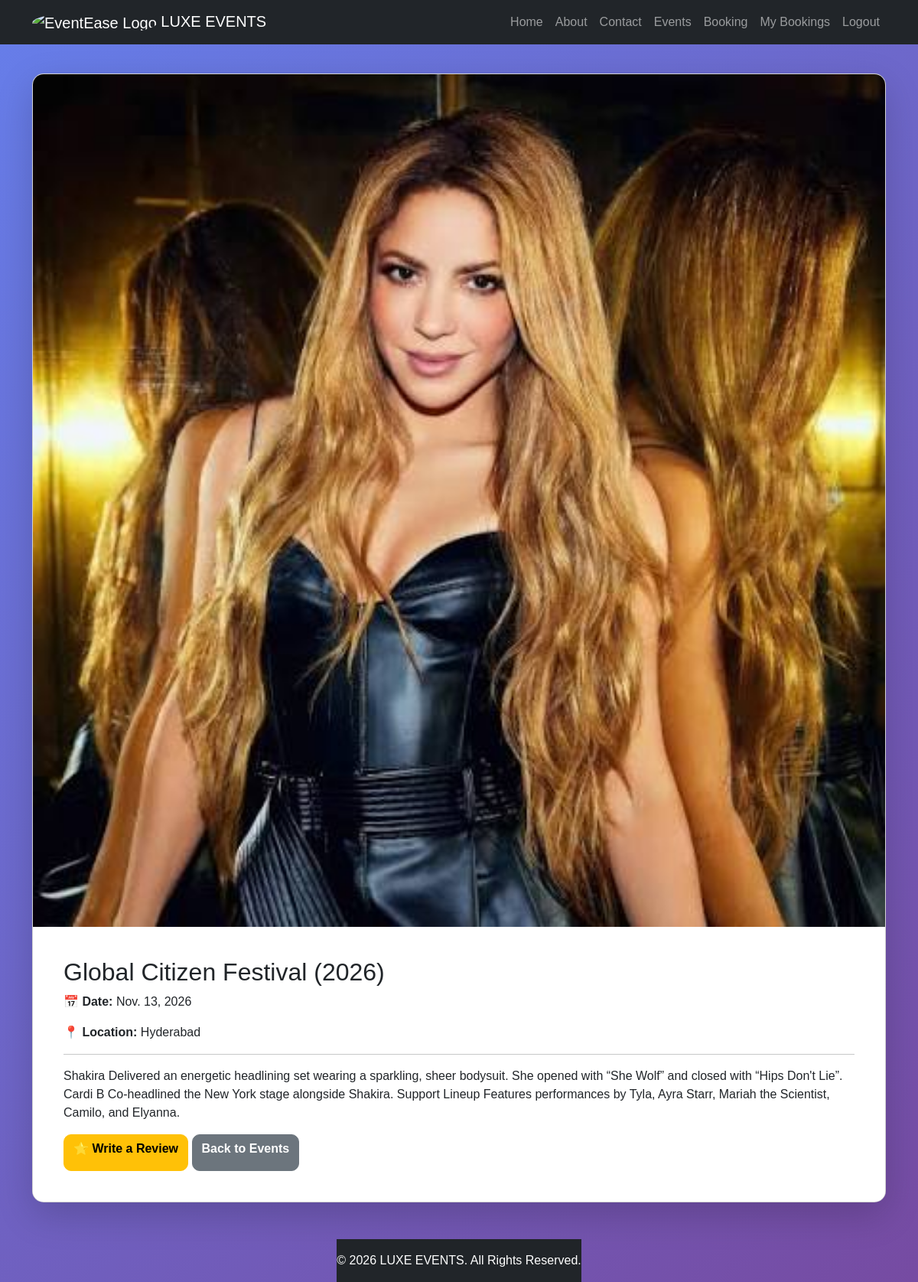
The app's page /events/1/ (signed in) with its own data.
### eventapp/models.py (models this page shows, shortened)
class Event(models.Model):
    img = models.ImageField(upload_to='img')
    name=models.CharField(max_length=50)
    description=models.TextField()
    location=models.CharField(max_length=100)
    event_date=models.DateField()
    event_time=models.TimeField()

### eventapp/views.py (the view)
# urls.py: path("events/<int:id>/", views.event_detail, name="event_detail"),
@login_required(login_url='login')
def event_detail(request, id):
    event = get_object_or_404(Event, id=id)
    return render(request, "event_detail.html", {
        "event": event,
    })

### templates/event_detail.html
{% extends "base.html" %}
{% block content %}
<div class="container py-5">
    <div class="card shadow-lg">
        <img src="{{ event.img.url }}" class="img-fluid" alt="{{ event.name }}">
        <div class="card-body">
            <h2>{{ event.name }}</h2>
            <p><strong>📅 Date:</strong> {{ event.event_date }}</p>
            <p><strong>📍 Location:</strong> {{ event.location }}</p>
            <hr>
            <p>{{ event.description }}</p>
            <a href="{% url 'add_review' event.id %}" class="btn btn-warning">
    ⭐ Write a Review
</a>
            <a href="{% url 'events' %}" class="btn btn-secondary">
                Back to Events
            </a>
        </div>
    </div>
</div>
{% endblock %}

### static/css/style.css (style rules this page uses)
.card { border-radius:15px; overflow:hidden; transition:0.3s ease; }
body { background: linear-gradient(135deg,#667eea,#764ba2); min-height:100vh; display:flex; justify-content:center; align-items:center; font-family:Arial, Helvetica, sans-serif; }
.card-body { padding:40px; background:#fff; }
.btn { border-radius:10px; height:48px; font-weight:600; }

### records on screen
Event: img (picture), name "Global Citizen Festival (2026)", event_date "Nov. 13, 2026", location "Hyderabad", description "Shakira Delivered an energetic headlining set wearing a sparkling, sheer bodysuit. She opened with “She Wolf” and closed with “Hips Don't Lie”. Cardi B Co-headlined the New York stage alongside Shakira. Support Lineup Features performances by Tyla, Ayra Starr, Mariah the Scientist, Camilo, and Elyanna."
